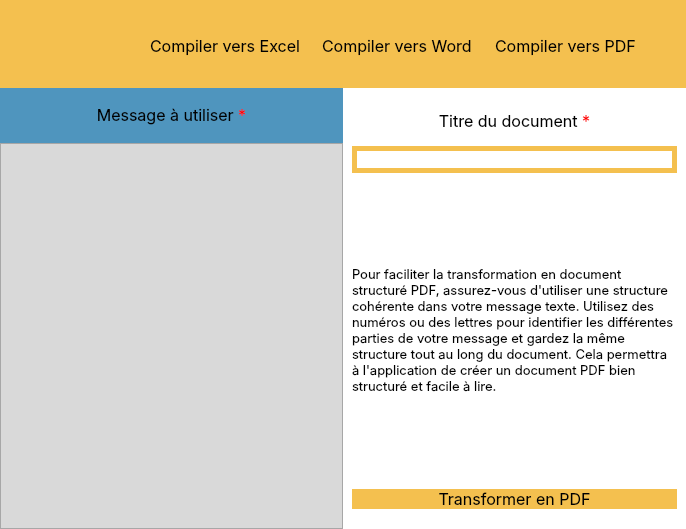
<?xml version="1.0" encoding="UTF-8"?>
<ui version="4.0">
 <class>wordForm</class>
 <widget class="QWidget" name="wordForm">
  <property name="geometry">
   <rect>
    <x>0</x>
    <y>0</y>
    <width>686</width>
    <height>529</height>
   </rect>
  </property>
  <property name="windowTitle">
   <string>Compilez vers PDF - Message To Doc</string>
  </property>
  <property name="windowIcon">
   <iconset>
    <normaloff>Images/Message To Document 2 - Copie.png</normaloff>Images/Message To Document 2 - Copie.png</iconset>
  </property>
  <layout class="QVBoxLayout" name="verticalLayout" stretch="1,5">
   <property name="spacing">
    <number>0</number>
   </property>
   <property name="leftMargin">
    <number>0</number>
   </property>
   <property name="topMargin">
    <number>0</number>
   </property>
   <property name="rightMargin">
    <number>0</number>
   </property>
   <property name="bottomMargin">
    <number>0</number>
   </property>
   <item>
    <widget class="QWidget" name="navbar" native="true">
     <property name="styleSheet">
      <string notr="true">background-color: rgb(244, 192, 79);</string>
     </property>
     <widget class="QLabel" name="image">
      <property name="geometry">
       <rect>
        <x>10</x>
        <y>10</y>
        <width>81</width>
        <height>71</height>
       </rect>
      </property>
      <property name="styleSheet">
       <string notr="true">border-radius: 12px;</string>
      </property>
      <property name="text">
       <string/>
      </property>
      <property name="pixmap">
       <pixmap>Images/Message To Document 2.png</pixmap>
      </property>
      <property name="scaledContents">
       <bool>true</bool>
      </property>
     </widget>
     <widget class="QWidget" name="horizontalLayoutWidget">
      <property name="geometry">
       <rect>
        <x>150</x>
        <y>30</y>
        <width>511</width>
        <height>31</height>
       </rect>
      </property>
      <layout class="QHBoxLayout" name="navbarLayout">
       <item>
        <widget class="QLabel" name="excel">
         <property name="font">
          <font>
           <family>Inter</family>
           <pointsize>12</pointsize>
          </font>
         </property>
         <property name="text">
          <string>Compiler vers Excel</string>
         </property>
        </widget>
       </item>
       <item>
        <widget class="QLabel" name="word">
         <property name="font">
          <font>
           <family>Inter</family>
           <pointsize>12</pointsize>
          </font>
         </property>
         <property name="text">
          <string>Compiler vers Word</string>
         </property>
        </widget>
       </item>
       <item>
        <widget class="QLabel" name="pdf">
         <property name="font">
          <font>
           <family>Inter</family>
           <pointsize>12</pointsize>
          </font>
         </property>
         <property name="text">
          <string>Compiler vers PDF</string>
         </property>
        </widget>
       </item>
      </layout>
     </widget>
    </widget>
   </item>
   <item>
    <widget class="QWidget" name="body" native="true">
     <property name="styleSheet">
      <string notr="true"/>
     </property>
     <layout class="QHBoxLayout" name="horizontalLayout_2" stretch="1,1">
      <property name="spacing">
       <number>0</number>
      </property>
      <property name="leftMargin">
       <number>0</number>
      </property>
      <property name="topMargin">
       <number>0</number>
      </property>
      <property name="rightMargin">
       <number>0</number>
      </property>
      <property name="bottomMargin">
       <number>0</number>
      </property>
      <item>
       <widget class="QWidget" name="messageInput" native="true">
        <property name="styleSheet">
         <string notr="true">background-color: rgb(217, 217, 217);</string>
        </property>
        <layout class="QVBoxLayout" name="verticalLayout_2" stretch="1,7">
         <property name="spacing">
          <number>0</number>
         </property>
         <property name="leftMargin">
          <number>0</number>
         </property>
         <property name="topMargin">
          <number>0</number>
         </property>
         <property name="rightMargin">
          <number>0</number>
         </property>
         <property name="bottomMargin">
          <number>0</number>
         </property>
         <item>
          <widget class="QWidget" name="messageBox" native="true">
           <property name="styleSheet">
            <string notr="true">background-color: rgb(79, 149, 190);</string>
           </property>
           <layout class="QHBoxLayout" name="horizontalLayout">
            <item>
             <widget class="QLabel" name="messageLabel">
              <property name="font">
               <font>
                <family>Inter</family>
                <pointsize>12</pointsize>
               </font>
              </property>
              <property name="text">
               <string>&lt;html&gt;&lt;head/&gt;&lt;body&gt;&lt;p&gt;Message à utiliser &lt;span style=&quot; color:#ff0000;&quot;&gt;*&lt;/span&gt;&lt;/p&gt;&lt;/body&gt;&lt;/html&gt;</string>
              </property>
              <property name="alignment">
               <set>Qt::AlignCenter</set>
              </property>
             </widget>
            </item>
           </layout>
          </widget>
         </item>
         <item>
          <widget class="QPlainTextEdit" name="messageEdit">
           <property name="font">
            <font>
             <pointsize>10</pointsize>
            </font>
           </property>
          </widget>
         </item>
        </layout>
       </widget>
      </item>
      <item>
       <widget class="QWidget" name="centralPart" native="true">
        <property name="styleSheet">
         <string notr="true">background-color: rgb(255, 255, 255);
</string>
        </property>
        <layout class="QVBoxLayout" name="verticalLayout_4" stretch="1,4,1">
         <property name="spacing">
          <number>6</number>
         </property>
         <property name="bottomMargin">
          <number>20</number>
         </property>
         <item>
          <widget class="QWidget" name="inputBox" native="true">
           <layout class="QVBoxLayout" name="verticalLayout_3" stretch="1,3">
            <property name="spacing">
             <number>0</number>
            </property>
            <property name="leftMargin">
             <number>0</number>
            </property>
            <property name="topMargin">
             <number>0</number>
            </property>
            <property name="rightMargin">
             <number>0</number>
            </property>
            <property name="bottomMargin">
             <number>0</number>
            </property>
            <item>
             <widget class="QLabel" name="title">
              <property name="font">
               <font>
                <family>Inter</family>
                <pointsize>12</pointsize>
               </font>
              </property>
              <property name="text">
               <string>&lt;html&gt;&lt;head/&gt;&lt;body&gt;&lt;p&gt;Titre du document &lt;span style=&quot; color:#ff0000;&quot;&gt;*&lt;/span&gt;&lt;/p&gt;&lt;/body&gt;&lt;/html&gt;</string>
              </property>
              <property name="alignment">
               <set>Qt::AlignCenter</set>
              </property>
             </widget>
            </item>
            <item>
             <widget class="QLineEdit" name="titleEdit">
              <property name="font">
               <font>
                <pointsize>10</pointsize>
               </font>
              </property>
              <property name="styleSheet">
               <string notr="true">border: 5px solid rgb(244, 192, 79);
border-radius: 16px;</string>
              </property>
             </widget>
            </item>
           </layout>
          </widget>
         </item>
         <item>
          <widget class="QLabel" name="info">
           <property name="font">
            <font>
             <family>Inter</family>
             <pointsize>10</pointsize>
            </font>
           </property>
           <property name="text">
            <string>&lt;html&gt;&lt;head/&gt;&lt;body&gt;&lt;p&gt;Pour faciliter la transformation en document structuré PDF, assurez-vous d'utiliser une structure cohérente dans votre message texte. Utilisez des numéros ou des lettres pour identifier les différentes parties de votre message et gardez la même structure tout au long du document. Cela permettra à l'application de créer un document PDF bien structuré et facile à lire.&lt;/p&gt;&lt;/body&gt;&lt;/html&gt;</string>
           </property>
           <property name="wordWrap">
            <bool>true</bool>
           </property>
          </widget>
         </item>
         <item>
          <widget class="QPushButton" name="compile">
           <property name="font">
            <font>
             <family>Inter</family>
             <pointsize>12</pointsize>
            </font>
           </property>
           <property name="styleSheet">
            <string notr="true">background-color: rgb(244, 192, 79);
border-radius: 16px;
</string>
           </property>
           <property name="text">
            <string>Transformer en PDF</string>
           </property>
          </widget>
         </item>
        </layout>
       </widget>
      </item>
     </layout>
    </widget>
   </item>
  </layout>
 </widget>
 <resources/>
 <connections>
  <connection>
   <sender>titleEdit</sender>
   <signal>returnPressed()</signal>
   <receiver>compile</receiver>
   <slot>animateClick()</slot>
   <hints>
    <hint type="sourcelabel">
     <x>401</x>
     <y>156</y>
    </hint>
    <hint type="destinationlabel">
     <x>427</x>
     <y>504</y>
    </hint>
   </hints>
  </connection>
 </connections>
</ui>
